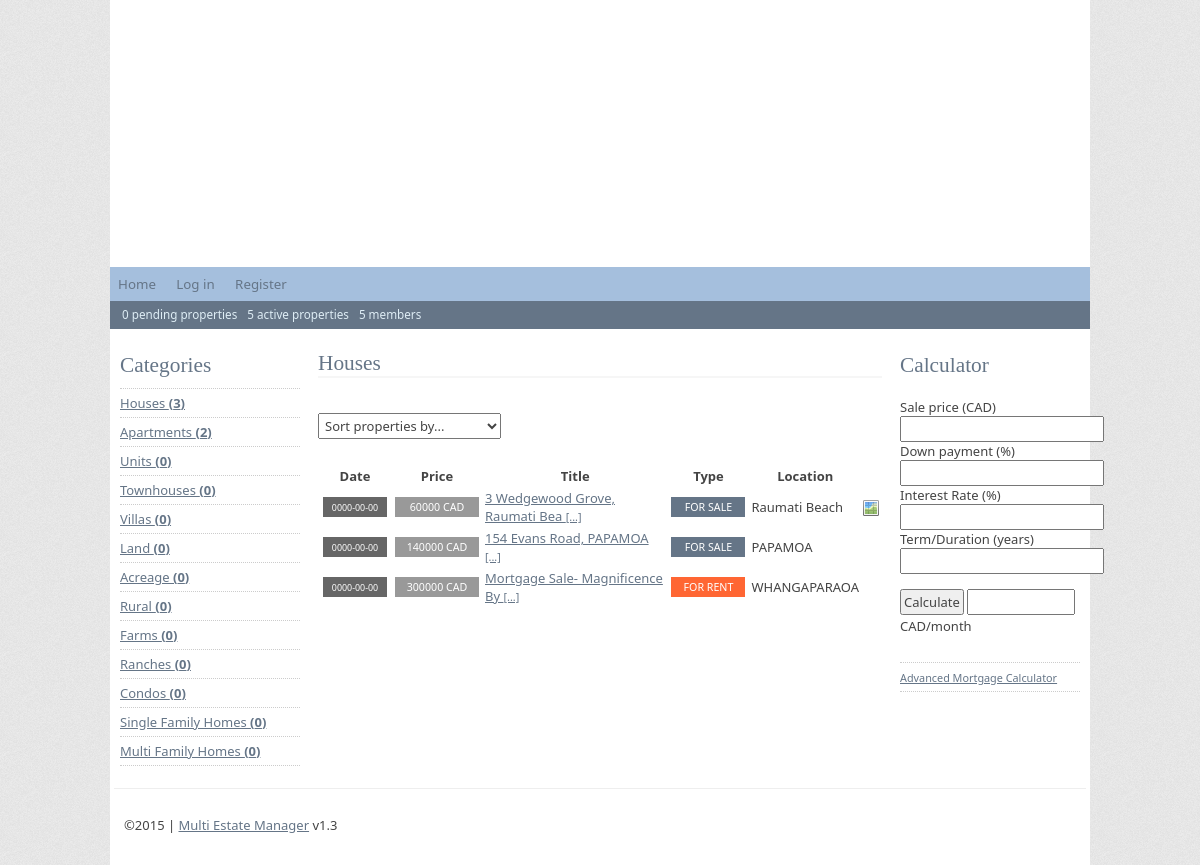
/detail-category.php?category=Houses, run on the app's committed database.
### tables this page shows
CREATE TABLE IF NOT EXISTS `categories` (
  `id` mediumint(9) NOT NULL AUTO_INCREMENT,
  `category` text NOT NULL,
  `description` text NOT NULL,
  PRIMARY KEY (`id`)
);

CREATE TABLE IF NOT EXISTS `data` (
  `id` int(11) NOT NULL AUTO_INCREMENT,
  `date` date NOT NULL,
  `type` text NOT NULL,
  `title` text NOT NULL,
  `price` int(11) NOT NULL,
  `year` text NOT NULL,
  `location` text NOT NULL,
  `address` text NOT NULL,
  `description` text NOT NULL,
  `expire` text NOT NULL,
  `category` text NOT NULL,
  `user` text NOT NULL,
  `contact` text NOT NULL,
  `phone` text NOT NULL,
  `email` text NOT NULL,
  `url` text NOT NULL,
  `photo1` varchar(60) NOT NULL,
  `photo2` varchar(60) NOT NULL,
  `photo3` varchar(60) NOT NULL,
  `approved` tinyint(1) NOT NULL,
  PRIMARY KEY (`id`)
);

### detail-category.php (the view, shortened to what this page needs)
<?php include('includes/top.php'); ?>
<div id="content">
	<?php
	$category = mysql_real_escape_string($_GET['category']);
	echo '<h2>' . $category . '</h2>';
	if(isset($_POST['em_search'])) {
		if($_POST['em_search'] == 1)
			$result = mysql_query("SELECT * FROM data WHERE approved='1' AND category='" . $category . "' ORDER BY price ASC");
		if($_POST['em_search'] == 2)
			$result = mysql_query("SELECT * FROM data WHERE approved='1' AND category='" . $category . "' ORDER BY price DESC");
		if($_POST['em_search'] == 3)
			$result = mysql_query("SELECT * FROM data WHERE approved='1' AND category='" . $category . "' ORDER BY date ASC");
		if($_POST['em_search'] == 4)
			$result = mysql_query("SELECT * FROM data WHERE approved='1' AND category='" . $category . "' ORDER BY date DESC");
		if($_POST['em_search'] == 5)
			$result = mysql_query("SELECT * FROM data WHERE approved='1' AND category='" . $category . "' ORDER BY title ASC");
		if($_POST['em_search'] == 6)
			$result = mysql_query("SELECT * FROM data WHERE approved='1' AND category='" . $category . "' ORDER BY title DESC");
	}
	else {
		$result = mysql_query("SELECT * FROM data WHERE approved='1' AND category='" . $category . "' ORDER BY date DESC");
	}
	$numprops = mysql_num_rows($result);
	if($numprops == 0) echo '<p class="error">This category is empty!</p>';
	else {
		?>
		<form method="post" action="<?php echo $_SERVER['REQUEST_URI']; ?>">
			<p>
				<select name="em_search" onchange="this.form.submit();">
					<option>Sort properties by...</option>
				</select>
			</p>
		</form>
		<?php
		echo '<table class="display">';
		echo '<thead><tr><th>Date</th><th>Price</th><th>Title</th><th>Type</th><th>Location</th><th></th></tr></thead>';
		echo '<tbody>';
		while($myrow = mysql_fetch_array($result)) {
			echo '<tr>';
				echo '<td><div class="tag date"><small>' . $myrow['date'] . '</small></div></td>';
				echo '<td><div class="tag price">'.$myrow['price'].' '.CURRENCY.'</div></td>';
				echo '<td><a href="detail-view.php?id='.$myrow['id'].'" title="Click for more">'.substr($myrow['title'],0 , 30).' <small>[...]</small></a></td>';
				if($myrow['type'] == 1) echo '<td><div class="tag sell">For sale</div></td>';
				elseif($myrow['type'] == 2) echo '<td><div class="tag rent">For rent</div></td>';
				else echo '<td></td>';
				echo '<td>'.$myrow['location'].'</td>';
				echo '<td>';
					if($myrow['address'] != '') echo '<img src="images/icon-map.png" alt="This property has Google Maps" title="This property has Google Maps" class="icon" />';
				echo '</td>';
			echo '</tr>';
		}
		echo '</tbody>';
		echo '</table>';
	}
?>
</div>
<?php include('includes/bottom.php');?>

### includes/sidebar.php
<div id="sidebar">
	<h2>Categories</h2>
	<ul class="subnav">
		<?php
		$result = mysql_query("SELECT * FROM categories ORDER BY id");
		while($row = mysql_fetch_array($result)) {
			$result1 = mysql_query("SELECT * FROM data WHERE category='".$row[1]."' AND approved=1",$database);
			$numres = mysql_num_rows($result1);
			echo '<li><a href="detail-category.php?category='.urlencode($row['category']).'">'.$row['category'].' <strong>('.$numres.')</strong></a></li>';
		}
		?>
	</ul>
</div>
<div id="sidebarright">
	<h2>Calculator</h2>
	<form action="<?php echo $_SERVER['PHP_SELF']; ?>">
		<div>Sale price (<?php echo CURRENCY;?>)<br /><input type="text" name="mcPrice" id="mcPrice" class="mortgageField" /></div>
		<div>Down payment (%)<br /><input type="text" name="mcDown" id="mcDown" class="mortgageField" /></div>
		<div>Interest Rate (%)<br /><input type="text" name="mcRate" id="mcRate" class="mortgageField" /></div>
		<div>Term/Duration (years)<br /><input type="text" name="mcTerm" id="mcTerm" class="mortgageField" /></div>
		<p>
			<input type="submit" id="mortgageCalc" onclick="return false" value="Calculate">
			<input type="text" name="mcPayment" id="mcPayment" class="mortgageAnswer" size="8" /> <?php echo CURRENCY; ?>/month
		</p>
	</form>
	<ul class="subnav">
		<li><a href="calculator-mortgage.php"><small>Advanced Mortgage Calculator</small></a></li>
	</ul>
</div>

### css/default.css (style rules this page uses)
body { font: 13px 'Segoe UI', Helvetica, sans-serif; color: #444444; margin: 20px; background: #eeeeee url('../images/noise.png') repeat; }
a { color: #657587; text-decoration: underline; }
input, select, textarea { font: 13px 'Segoe UI', Helvetica, sans-serif; color: #444; padding: 2px; }
html, body, p, ul, li { margin:0; padding:0; }
#sidebar { width: 180px; padding: 6px; float:left; }
#sidebar h2, #sidebarright h2 { margin:10px 0 10px 0; border:none; }
.subnav { border-top: 1px dotted #CCCCCC; margin-bottom: 16px; }
.subnav li { list-style: none; padding: 5px 5px 5px 0; border-bottom: 1px dotted #CCCCCC; }
#sidebarright { width: 180px; float:right; padding: 6px; }
#content { margin:0 200px 0 200px; padding: 4px; }
p { margin:15px 0; line-height:22px; }
h2 { font-size: 16pt; font-weight: normal; font-family: Georgia, serif; color: #657587; border-bottom: 2px solid #f6f6f6; margin: 10px 0; }
form { padding: 10px 0; }
.tag { font-size: 8pt; padding: 2px; margin: 2px; color: #FFFFFF; font-weight: normal; text-transform: uppercase; text-align: center; height: 16px; line-height: 16px; }
.sell { width: 70px; background-color: #657587; }
.rent { width: 70px; background-color: #FF6633; }
.date { width: 60px; background-color: #666666; }
.price { width: 80px; background-color: #999999; }
table.display { width: 100%; display: table; }
table.display td { padding: 1px; margin: 0; }
.icon { padding: 0; border: none; background-color: transparent; vertical-align: middle; }

### data on the page
categories: category "Houses", numres "3"
categories: category "Apartments", numres "2"
categories: category "Units", numres "0"
categories: category "Townhouses", numres "0"
categories: category "Villas", numres "0"
categories: category "Land", numres "0"
categories: category "Acreage", numres "0"
categories: category "Rural", numres "0"
categories: category "Farms", numres "0"
categories: category "Ranches", numres "0"
categories: category "Condos", numres "0"
categories: category "Single Family Homes", numres "0"
categories: category "Multi Family Homes", numres "0"
data: date "0000-00-00", price "60000", title "3 Wedgewood Grove, Raumati Bea", type "FOR SALE", location "Raumati Beach"
data: date "0000-00-00", price "140000", title "154 Evans Road, PAPAMOA", type "FOR SALE", location "PAPAMOA"
data: date "0000-00-00", price "300000", title "Mortgage Sale- Magnificence By", type "FOR RENT", location "WHANGAPARAOA"

### other printed values
$numresults_0 "0"
$numresults_1 "5"
$numresults_u "5"
CURRENCY "CAD"
$category "Houses"
VERSION "1.3"
